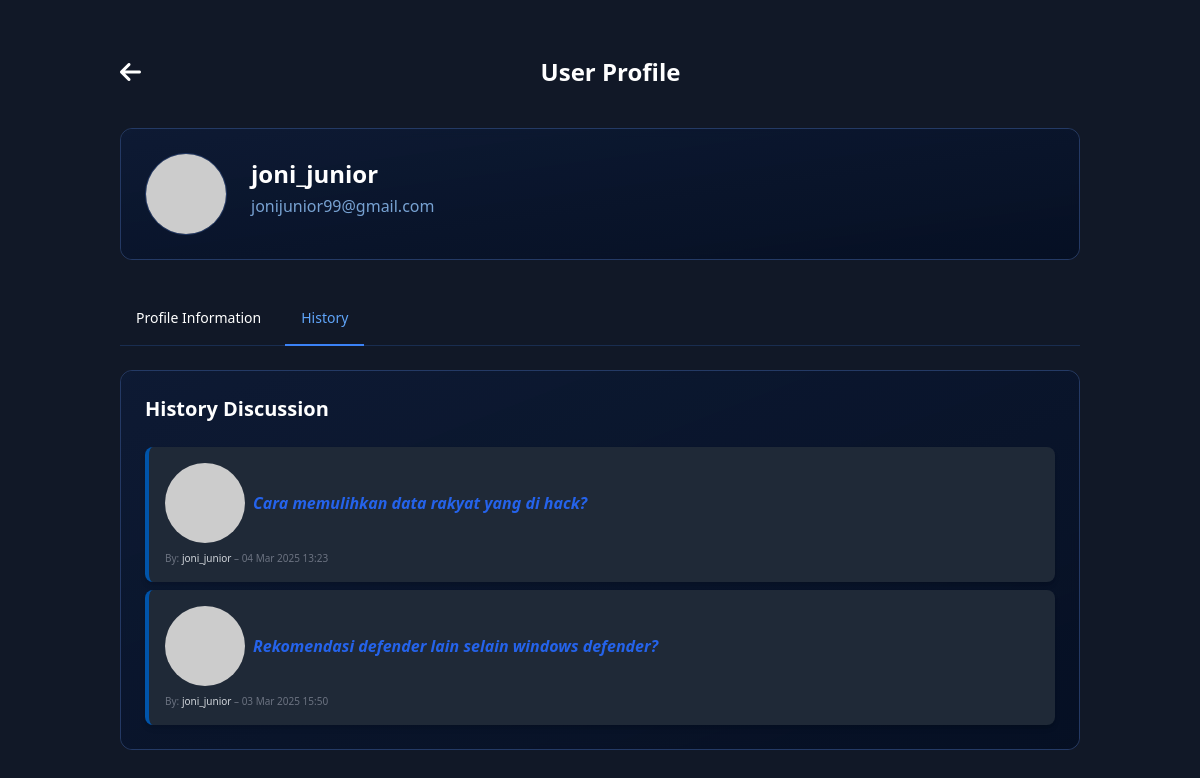
Page /riwayat.php (signed in) on the committed database.
### tables this page shows
CREATE TABLE `topik` (
  `id` int(11) NOT NULL,
  `judul` text NOT NULL,
  `deskripsi` text DEFAULT NULL,
  `tanggal` datetime NOT NULL,
  `id_user` int(11) NOT NULL
);

CREATE TABLE `users` (
  `id` int(11) NOT NULL,
  `username` varchar(255) NOT NULL,
  `email` varchar(255) NOT NULL,
  `password` varchar(2555) NOT NULL
);

### riwayat.php (the view, shortened to what this page needs)
<!DOCTYPE html>
<html lang="en">
<head>
  <link rel="stylesheet" href="./style/style.css">
  <script src="https://cdn.tailwindcss.com"></script>
  <link rel="stylesheet" href="https://cdnjs.cloudflare.com/ajax/libs/font-awesome/6.0.0-beta3/css/all.min.css">
</head>
<body class="bg-gray-900">
    <div class="profile max-w-[80%] mx-auto py-14">
        <div class="profile-nav flex justify-between">
            <a href="utama.php"><i class="fa-solid fa-arrow-left text-white text-2xl"></i></a>
            <h2 class="text-white text-2xl font-bold">User Profile</h2>
        </div>
        <div class=" mb-8 mt-10 rounded-xl border border-[rgba(42,67,117,0.8)]">
            <div class="bg-gradient-to-br from-[rgba(13,27,55,0.8)] to-[rgba(5,15,35,0.9)] backdrop-blur-sm p-6 rounded-xl relative overflow-hidden">
                <div class="flex flex-col md:flex-row items-center  gap-6">
                    <div class="relative">
                        <div class="rounded-full border border-[rgba(42,67,117,0.8)]">
                            <img src="https://www.gravatar.com/avatar/<?php echo md5(strtolower(trim($_SESSION['user']['email']))); ?>?s=64&d=monsterid"
                            class="rounded-full w-20 h-20 ">
                        </div>
                    </div>
                    <div class="flex-1 text-center md:text-left">
                        <h2 class="text-2xl font-bold text-white mb-1"><?php echo htmlentities($_SESSION['user']['username'])?></h2>
                        <p class="text-blue-300/80 mb-3"><?php echo htmlentities($_SESSION['user']['email'])?></p>
                    </div>
                </div>
            </div>
        </div>
        <div class="border-b border-blue-500/20 mb-6">
            <ul class="flex flex-wrap -mb-px text-sm font-medium text-center">
                <li class="mr-2">
                    <a href="profile.php" class="inline-block p-4 border-b-2 border-transparent text-white hover:text-blue-300 hover:border-blue-300/30 rounded-t-lg">Profile Information</a>
                </li>
                <li class="mr-2">
                    <a href="#" class="inline-block p-4 border-b-2 border-blue-500 text-blue-400 rounded-t-lg active">History</a>
                </li>
            </ul>
        </div>
        <div class="border border-[rgba(42,67,117,0.8)] rounded-xl mb-8">
            <div class="bg-gradient-to-br from-[rgba(13,27,55,0.8)] to-[rgba(5,15,35,0.9)] backdrop-blur-sm p-6 rounded-xl">
            <h3 class="text-xl font-semibold mb-6 text-white">History Discussion</h3>
            <?php
            if(isset($_SESSION['user']) && !empty($_SESSION['user'])) {
                $pdo = require 'koneksi.php';
                $sql = "SELECT judul, tanggal, username, email, topik.id FROM topik
                INNER JOIN users ON topik.id_user = users.id
                WHERE topik.id_user = :id_user
                ORDER BY tanggal DESC";
        $query = $pdo->prepare($sql);
        $query->bindParam(':id_user', $_SESSION['user']['id'], PDO::PARAM_INT);
        $query->execute();
                ?>
                <?php
                while($data = $query->fetch()) {?>
                        <figure class="mt-2 border-l-4 border-[#0054AA] pl-4 bg-gray-800 p-4 shadow-md rounded-lg w-[100%]">
                            <div class="flex items-center gap-2">
                                <div class="">
                                     <img src="https://www.gravatar.com/avatar/<?php echo md5(strtolower(trim($data['email']))); ?>?s=48&d=monsterid" class="rounded-[50%]">
                                </div>
                                <blockquote class="text-gray-700 italic">
                                    <p>
                                        <a href="lihat-topik.php?id=<?php echo $data['id'];?>" class="text-blue-600 font-semibold hover:underline"><?php echo htmlentities($data['judul']); ?></a>
                                    </p>
                                </blockquote>
                            </div>
                            <figcaption class="text-gray-500 text-[10px] mt-2">
                                By: <span class="font-medium text-gray-300"> <?php echo htmlentities($data['username']); ?> </span> – <?php echo date('d M Y H:i', strtotime($data['tanggal'])); ?>
                            </figcaption>
                        </figure>
            <?php }?>
            <?php }?>
            </div>
        </div>
    </div>
</body>
</html>

### rows in the picture
topik: judul "Cara memulihkan data rakyat yang di hack?", id_user.username "joni_junior", tanggal "04 Mar 2025 13:23"
topik: judul "Rekomendasi defender lain selain windows defender?", id_user.username "joni_junior", tanggal "03 Mar 2025 15:50"

### other values in the picture
$_SESSION['user']['username'] "joni_junior"
$_SESSION['user']['email'] "jonijunior99@gmail.com"
